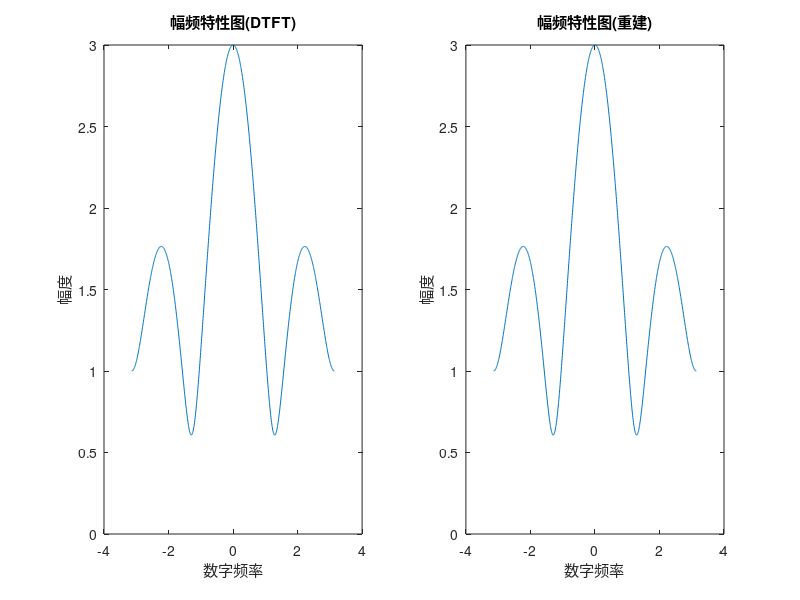
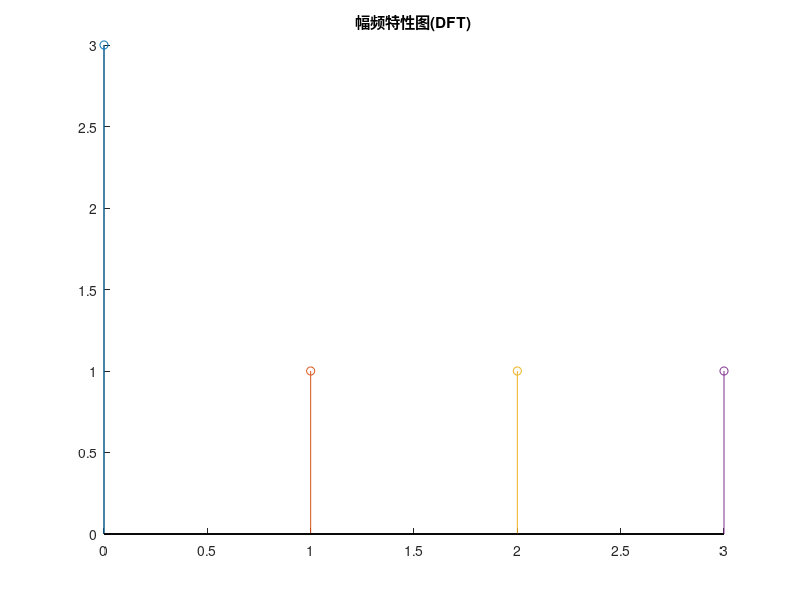

These figures' MATLAB source, in order:
close all;
x_n=[1,1,0,1];

DTFT=zeros(1,1001);
w=-pi:2*pi/1000:pi;
for i=1:1001
    for j=1:4
        DTFT(i)=DTFT(i)+x_n(j)*exp(-1i*w(i)*j);
    end
end

figure(1);
subplot(1,2,1);
plot(w,abs(DTFT));
ylim([0,3]);
title('幅频特性图(DTFT)');  
xlabel('数字频率');
ylabel('幅度');

figure(2);
DFT=zeros(1,4);
for k=1:4
    for n=1:4
        DFT(k)=x_n(n)*exp(-1i*pi/2*(n-1)*(k-1))+DFT(k);
    end
    hold on;
    stem(k-1,abs(DFT(k)));
    title('幅频特性图(DFT)');  
end

DTFT_rebuild=zeros(1,1001);
w=-pi+0.0000005:(2*pi-0.000001)/1000:pi-0.0000005;
for i=1:1001
    for k=1:4
        DTFT_rebuild(i)=DTFT_rebuild(i)+1/4*DFT(k)*(1-exp(-1i*w(i)*4))/(1-exp(1i*pi/2*(k-1))*exp(-1i*w(i)));
    end
end

figure(1);
subplot(1,2,2);
plot(w,abs(DTFT_rebuild));
ylim([0,3]);
title('幅频特性图(重建)');  
xlabel('数字频率');
ylabel('幅度');